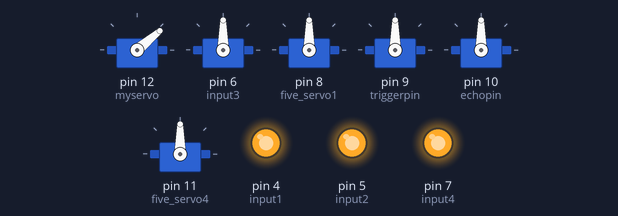
Simulated run of this sketch. Board: Arduino Uno, built with avr-gcc and run on an emulated ATmega328P. On the bench: 6 × servo, output pins drawn as LEDs (lit = HIGH). Pins used as bus, display or sensor lines are not drawn.

Above: at 0.1 s.
Timing chart, 0 to 1.6 s (numbered marks = the images above):
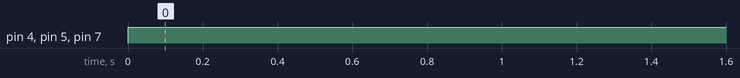

The sketch:

dc_servo_sensor.ino
```cpp
//Ultrasonic sensor+Dc motors +servo

#include <Servo.h>

//----------------------defining servos
Servo myservo;
Servo five_servo;
Servo five_servo1;
Servo five_servo2;
Servo five_servo3;
Servo five_servo4;
int max_distance=60;

//------------------------defining sensor
const int triggerpin=9;
const int echopin=10;
const int input1=4;
const int input2=5;
const int input3=6;
const int input4=7;
//------------------------------------------------------

int myservo_position = 0;
int servo_position = 0;
int servo_position1 = 0;
int servo_position2 = 0;
int servo_position3 = 0;
int servo_position4 = 0;

void setup() {
  //-----------------------------for sensors
  Serial.begin(9600);
  pinMode (input1, OUTPUT);
  pinMode (input2, OUTPUT);
  pinMode (input3, OUTPUT);
  pinMode (input4, OUTPUT);
  //--------------------------------for servos
  myservo.attach(12);
  myservo.write(40);//set the fixed angle base servo
  five_servo.attach (6);
  five_servo1.attach(8);
  five_servo2.attach(9);
  five_servo3.attach(10);
  five_servo4.attach(11);
 //-----------------------------------------------------
}

void loop() {
  long duration,inches,cms;
  if(max_distance>=20)
  {
  digitalWrite(input1,HIGH);
  digitalWrite(input2, HIGH);
  digitalWrite(input3, HIGH);
  digitalWrite(input4, HIGH);
  delay(2000);
  }
  else if(max_distance==40)
  {
  digitalWrite(input3, LOW);
  digitalWrite(input4, LOW);
  delay(2000);
  for (servo_position = 0; servo_position <=90; servo_position +=1)
  {

    five_servo.write(servo_position);
    delay(10);
  }
  for (servo_position=90; servo_position >= 0; servo_position -=1){

    five_servo.write(servo_position);
    delay(10);
  }
  for (servo_position1 = 0; servo_position1 <=50; servo_position1 +=1)
  {

    five_servo1.write(servo_position1);
    delay(10);
  }

  for (servo_position1=50; servo_position1 >= 0; servo_position1 -=1)
  {

    five_servo1.write(servo_position1);
    delay(10);
  }
  for (servo_position2 = 0; servo_position2 <=50; servo_position2 +=1)
  {

    five_servo2.write(servo_position2);
    delay(10);
  }

  for (servo_position2=50; servo_position2 >= 0; servo_position2 -=1){

    five_servo2.write(servo_position2);
    delay(10);
  }
  for (servo_position3 = 0; servo_position3 <=50; servo_position3 +=1){

    five_servo3.write(servo_position3);
    delay(10);
  }
  for (servo_position3=50; servo_position3 >= 0; servo_position3 -=1)
  {

    five_servo3.write(servo_position3);
    delay(10);
  }
  for (servo_position4 = 0; servo_position4 <=50; servo_position4 +=1)
  {

    five_servo4.write(servo_position4);
    delay(10);
  }
  for (servo_position4=50; servo_position4 >= 0; servo_position4 -=1)
  {

    five_servo4.write(servo_position4);
    delay(10);
  }
  }
  else
  {
  pinMode(triggerpin,OUTPUT);
  digitalWrite(triggerpin,LOW);
  delayMicroseconds(2);
  digitalWrite(triggerpin,HIGH);
  delayMicroseconds(15);
  digitalWrite(triggerpin,LOW);
  pinMode(echopin,INPUT);
  duration=pulseIn(echopin,HIGH);
  inches=microsecondsToInches(duration);
  cms=microsecondsToCentimeters(duration);
  max_distance= duration*0.034/2;
  Serial.print("Distance: ");
  Serial.println(max_distance);
  Serial.print("Inches: ");
  Serial.println(inches);
  Serial.print("Centimeter: ");
  Serial.println(cms);
  }
}
long microsecondsToInches(long microseconds)
{
   return microseconds / 74 / 2;
}

long microsecondsToCentimeters(long microseconds)
{
   return microseconds / 29 / 2;
}

//----------------------------------------------------------------------------
```

Measured:
- by itself, pin 4 (input1), pin 5 (input2), pin 7 (input4): LOW → HIGH at 0.00 s
